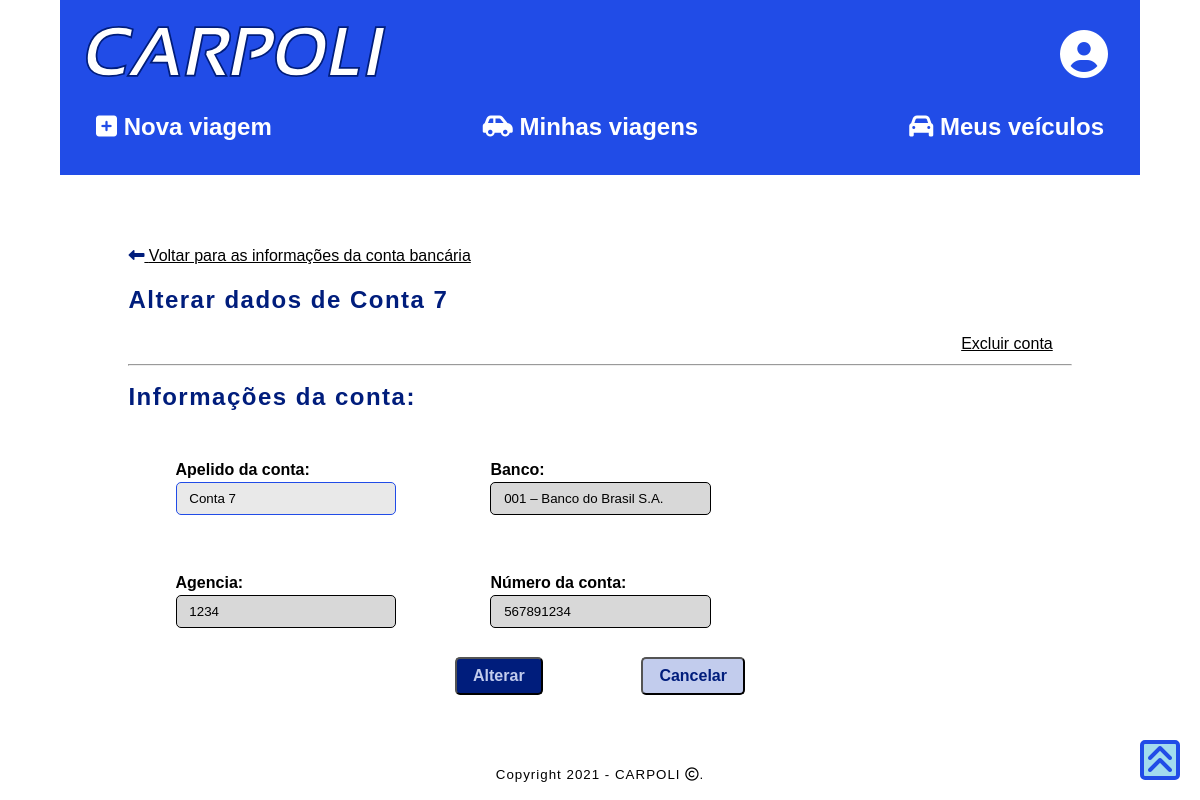
/pagamento/condutor/alterar/7 (signed in), run on the app's committed database.
### caronas/models.py (models this page shows, shortened)
class Conta_Cond(models.Model):
    id_condutor = models.ForeignKey(Condutor, on_delete=models.CASCADE)
    banco_conta = models.CharField(max_length=50)
    agencia_conta = models.CharField(max_length=4)
    num_conta = models.CharField(max_length=9)
    apelido_conta = models.CharField(max_length=20, null=True, blank=True)

### accounts/views.py (the view)
# urls.py: path('pagamento/condutor/alterar/<int:conta_id>', views.conta_update, name='conta_update'),
@login_required
def conta_update(request, conta_id):
    if request.user.profile.is_condutor==False:
        return HttpResponseRedirect(reverse('sem_acesso'))
    try:
        del request.session['update_conta']
    except KeyError:
        pass
    conta=get_object_or_404(Conta_Cond,id_condutor=Condutor.objects.get(id_user=Profile.objects.get(user=request.user)),id=conta_id)
    if request.method == 'POST':
        apelido_conta=request.POST['apelido_conta']
        request.session['update_conta'] = [apelido_conta]
        return HttpResponseRedirect(reverse('conta_update_confirma',args=(conta_id, )))
    context = {'conta': conta}
    return render(request, 'accounts/conta_update.html', context)

### accounts/templates/accounts/conta_update.html (shortened to what this page needs)
{% extends 'base_condutor.html' %}
{% block content %}
<div class="div_main">
    <a href="{% url 'conta_detail' conta.id%}">
        <i class="fas fa-long-arrow-alt-left"></i>
        Voltar para as informações da conta bancária
    </a>
    <p><h2>Alterar dados de {{conta.apelido_conta}}</h2></p>
    <div class="div_container_rev">
        <div class="div_subcont_mini">
            <a href="{% url 'conta_delete' conta.id%}">
                Excluir conta
            </a>
        </div>
    </div>
    <hr>
    <h2>Informações da conta:</h2>
    <form action="{% url 'conta_update' conta.id %}" method="post">
        <div class="div_container">
            <div class="div_subcont">
                <b> Apelido da conta: </b>
                <br>
                <input type="text" value="{{conta.apelido_conta}}" name="apelido_conta" maxlength=50/>
            </div>
            <div class="div_subcont">
                <b> Banco: </b>
                <br>
                <input type="text" value="{{conta.banco_conta}}" disabled/>
            </div>
            <div class="div_subcont">
                <b> Agencia: </b>
                <br>
                <input type="text" value="{{conta.agencia_conta}}" disabled/>
            </div>
            <div class="div_subcont">
                <b> Número da conta: </b>
                <br>
                <input type="text" value="{{conta.num_conta}}" disabled/>
            </div>
        </div>
        <center>
            <button type="submit">Alterar</button>
            <a  href="{% url 'conta_detail' conta.id %}"><button type="button" id="btn_secundario">Cancelar</button></a>
        </center>
    </form>
</div>
{% endblock content %}

### static/style.css (style rules this page uses)
:root { --primary-color: #000000; --secondary-color: #001d7c; --terciary-color: #A2DCEE; --primary-background: #ffffff; --secondary-background: #214CE7; --terciary-background: #C2CCED; font-size: 16px; line-height: 1.5em; }
* { font-family:'Trebuchet MS', 'Lucida Sans Unicode', 'Lucida Grande', 'Lucida Sans', Arial, sans-serif; color: var(--primary-color); box-sizing: border-box; }
.div_main { padding: 5%; }
.div_container_rev { max-width: 100%; display: flex; flex-direction: row; flex-wrap: wrap; justify-content: flex-end; }
.div_container { max-width: 100%; display: flex; flex-direction: row; flex-wrap: wrap; }
.div_subcont { min-width:min-content; padding-left: 2%; padding-right: 2%; justify-content: center; margin: 3%; }
.div_subcont_mini { min-width:min-content; padding-left: 2%; padding-right: 2%; justify-content: center; }
html { background-color: var(--primary-background); height: 100%; scroll-behavior: smooth; }
body { background-color: var(--primary-background); display: flex; flex-direction: column; padding: 0; margin:0; border:0; }
h1, h2, h3 { color: var(--secondary-color); letter-spacing: 1.5px; text-align: left; }
input, textarea, select { display: block; width: 100%; max-width: 500px; border: 1px solid var(--secondary-background); border-radius: 5px; background-color: rgba(200, 200, 200, .4); margin-right: 1rem; padding: 0.5rem 0.8rem; }
input[disabled], select[disabled] { display: block; width: 100%; max-width: 500px; border: 1px solid black; border-radius: 5px; background-color: rgba(200, 200, 200, .7); margin-right: 1rem; padding: 0.5rem 0.8rem; color:black; }
button { background-color: var(--secondary-color); color: var(--terciary-background); border-radius: 5px; font-size: medium; font-weight: bold; padding: 0.5rem 1rem; }
#btn_secundario { background-color: var(--terciary-background); color: var(--secondary-color); margin-left: 10%; }
.fas { color: var(--secondary-color); }

### data on the page
Conta_Cond: apelido_conta "Conta 7", banco_conta "001 – Banco do Brasil S.A.", agencia_conta "1234", num_conta "567891234"
